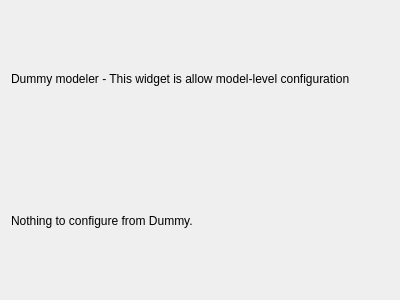
<?xml version="1.0" encoding="UTF-8"?>
<ui version="4.0">
 <class>EditModel</class>
 <widget class="QWidget" name="EditModel">
  <property name="geometry">
   <rect>
    <x>0</x>
    <y>0</y>
    <width>400</width>
    <height>300</height>
   </rect>
  </property>
  <property name="windowTitle">
   <string>Form</string>
  </property>
  <layout class="QVBoxLayout" name="verticalLayout">
   <item>
    <widget class="QLabel" name="label">
     <property name="text">
      <string>Dummy modeler - This widget is allow model-level configuration</string>
     </property>
    </widget>
   </item>
   <item>
    <widget class="QLabel" name="label_2">
     <property name="text">
      <string>Nothing to configure from Dummy.</string>
     </property>
    </widget>
   </item>
  </layout>
 </widget>
 <resources/>
 <connections/>
</ui>
